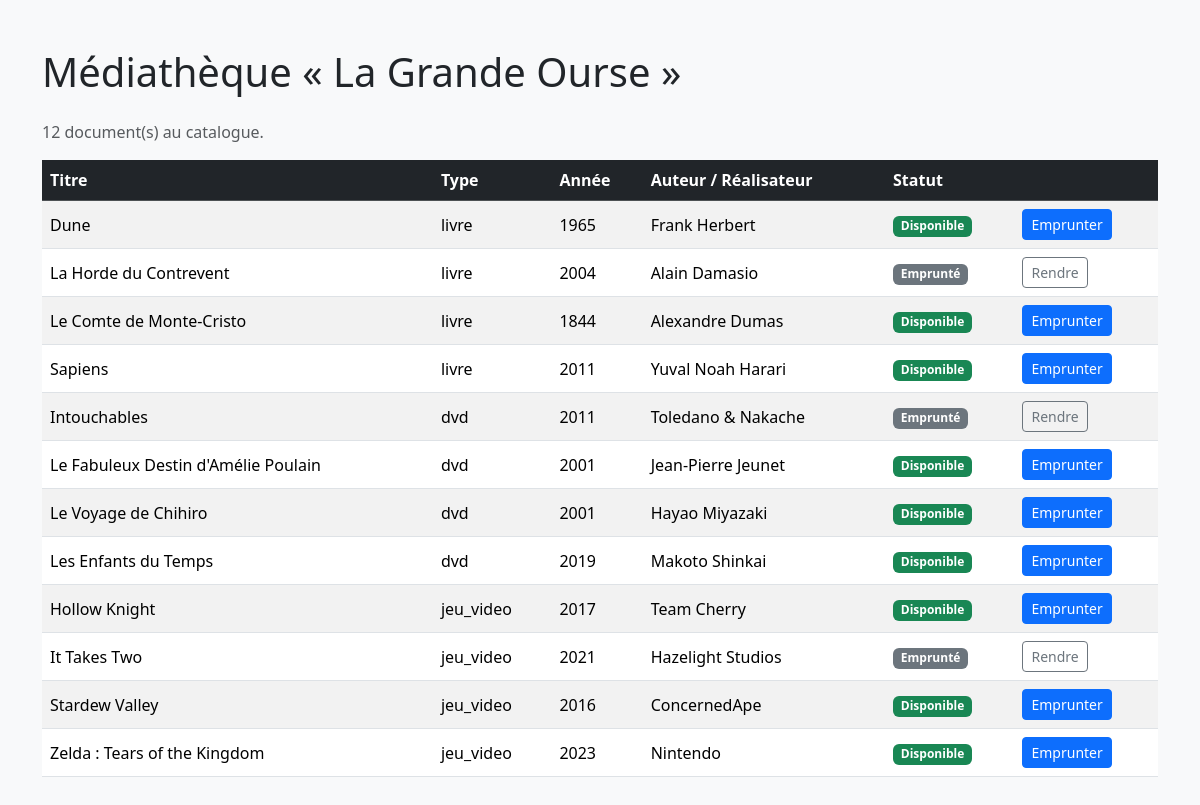
Page /etape3/index.php on the committed database.
### tables this page shows
CREATE TABLE documents (
  id                    INT UNSIGNED AUTO_INCREMENT PRIMARY KEY,
  titre                 VARCHAR(150) NOT NULL,
  type                  ENUM('livre', 'dvd', 'jeu_video') NOT NULL,
  annee                 SMALLINT UNSIGNED NOT NULL,

   
  auteur_ou_realisateur VARCHAR(100) NOT NULL,

   
  isbn                  CHAR(13) NULL,

   
  duree_minutes         SMALLINT UNSIGNED NULL,

   
  plateforme            VARCHAR(50) NULL,
  pegi                  TINYINT UNSIGNED NULL,

  disponible            TINYINT(1) NOT NULL DEFAULT 1,

  INDEX idx_type (type),
  INDEX idx_disponible (disponible)
);

### etape3/src/config.php (called while the page is built, shortened)
<?php
return [
    'host'     => 'localhost',
    'port'     => 3306,
    'dbname'   => 'mediatheque',
    'charset'  => 'utf8mb4',
    'user'     => 'root',
    'password' => 'root',
];

### etape3/src/Database.php (called while the page is built, shortened)
<?php
class Database
{
    private static ?PDO $pdo = null;
    public static function getConnection(): PDO
    {
        if (self::$pdo === null) {
            $config = require __DIR__ . '/config.php';
            $dsn = sprintf(
                'mysql:host=%s;port=%d;dbname=%s;charset=%s',
                $config['host'],
                $config['port'],
                $config['dbname'],
                $config['charset']
            );
            try {
                self::$pdo = new PDO($dsn, $config['user'], $config['password'], [
                    PDO::ATTR_ERRMODE            => PDO::ERRMODE_EXCEPTION,
                    PDO::ATTR_DEFAULT_FETCH_MODE => PDO::FETCH_ASSOC,
                    PDO::ATTR_EMULATE_PREPARES   => false,
                ]);
            } catch (PDOException $e) {
                error_log('Connexion BDD échouée : ' . $e->getMessage());
                throw new RuntimeException('Connexion à la base de données impossible.');
            }
        }
        return self::$pdo;
    }
}

### etape3/src/DocumentRepository.php (called while the page is built, shortened)
<?php
require_once __DIR__ . '/Database.php';
class DocumentRepository
{
    public function findAll(): array
    {
        $sql  = 'SELECT * FROM documents ORDER BY type, titre';
        $stmt = Database::getConnection()->query($sql);
        return $stmt->fetchAll();
    }
}

### etape3/index.php (the view, shortened to what this page needs)
<?php
require_once __DIR__ . '/src/DocumentRepository.php';
$repository = new DocumentRepository();
try {
    $documents = $repository->findAll();
} catch (Throwable $e) {
    error_log($e->getMessage());
    die('Une erreur est survenue lors du chargement du catalogue.');
}
?>
<!DOCTYPE html>
<html lang="fr">
<head>
    <link href="https://cdn.jsdelivr.net/npm/bootstrap@5.3.3/dist/css/bootstrap.min.css" rel="stylesheet">
</head>
<body class="bg-light">
<div class="container py-5">
    <h1 class="mb-4">Médiathèque « La Grande Ourse »</h1>
    <p class="text-muted">
        <?= count($documents) ?> document(s) au catalogue.
    </p>
    <table class="table table-striped align-middle bg-white">
        <thead class="table-dark">
            <tr>
                <th>Titre</th>
                <th>Type</th>
                <th>Année</th>
                <th>Auteur / Réalisateur</th>
                <th>Statut</th>
                <th></th>
            </tr>
        </thead>
        <tbody>
        <?php foreach ($documents as $doc): ?>
            <tr>
                <td><?= htmlspecialchars($doc['titre'], ENT_QUOTES, 'UTF-8') ?></td>
                <td><?= htmlspecialchars($doc['type'], ENT_QUOTES, 'UTF-8') ?></td>
                <td><?= (int) $doc['annee'] ?></td>
                <td><?= htmlspecialchars($doc['auteur_ou_realisateur'], ENT_QUOTES, 'UTF-8') ?></td>
                <td>
                    <?php if ((bool) $doc['disponible']): ?>
                        <span class="badge text-bg-success">Disponible</span>
                    <?php else: ?>
                        <span class="badge text-bg-secondary">Emprunté</span>
                    <?php endif; ?>
                </td>
                <td>
                    <?php if ((bool) $doc['disponible']): ?>
                        <a class="btn btn-sm btn-primary"
                           href="emprunter.php?id=<?= (int) $doc['id'] ?>&amp;action=emprunter">
                            Emprunter
                        </a>
                    <?php else: ?>
                        <a class="btn btn-sm btn-outline-secondary"
                           href="emprunter.php?id=<?= (int) $doc['id'] ?>&amp;action=rendre">
                            Rendre
                        </a>
                    <?php endif; ?>
                </td>
            </tr>
        <?php endforeach; ?>
        </tbody>
    </table>
</div>
</body>
</html>

### rows in the picture
documents: titre "Dune", type "livre", annee "1965", auteur_ou_realisateur "Frank Herbert", disponible "Disponible"
documents: titre "La Horde du Contrevent", type "livre", annee "2004", auteur_ou_realisateur "Alain Damasio", disponible "Emprunté"
documents: titre "Le Comte de Monte-Cristo", type "livre", annee "1844", auteur_ou_realisateur "Alexandre Dumas", disponible "Disponible"
documents: titre "Sapiens", type "livre", annee "2011", auteur_ou_realisateur "Yuval Noah Harari", disponible "Disponible"
documents: titre "Intouchables", type "dvd", annee "2011", auteur_ou_realisateur "Toledano & Nakache", disponible "Emprunté"
documents: titre "Le Fabuleux Destin d'Amélie Poulain", type "dvd", annee "2001", auteur_ou_realisateur "Jean-Pierre Jeunet", disponible "Disponible"
documents: titre "Le Voyage de Chihiro", type "dvd", annee "2001", auteur_ou_realisateur "Hayao Miyazaki", disponible "Disponible"
documents: titre "Les Enfants du Temps", type "dvd", annee "2019", auteur_ou_realisateur "Makoto Shinkai", disponible "Disponible"
documents: titre "Hollow Knight", type "jeu_video", annee "2017", auteur_ou_realisateur "Team Cherry", disponible "Disponible"
documents: titre "It Takes Two", type "jeu_video", annee "2021", auteur_ou_realisateur "Hazelight Studios", disponible "Emprunté"
documents: titre "Stardew Valley", type "jeu_video", annee "2016", auteur_ou_realisateur "ConcernedApe", disponible "Disponible"
documents: titre "Zelda : Tears of the Kingdom", type "jeu_video", annee "2023", auteur_ou_realisateur "Nintendo", disponible "Disponible"

### other values in the picture
count($documents) "12"
